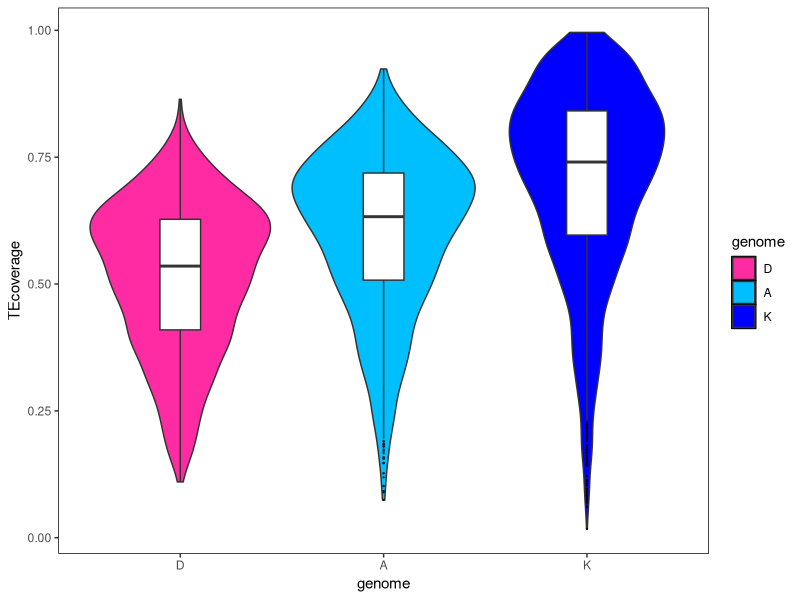
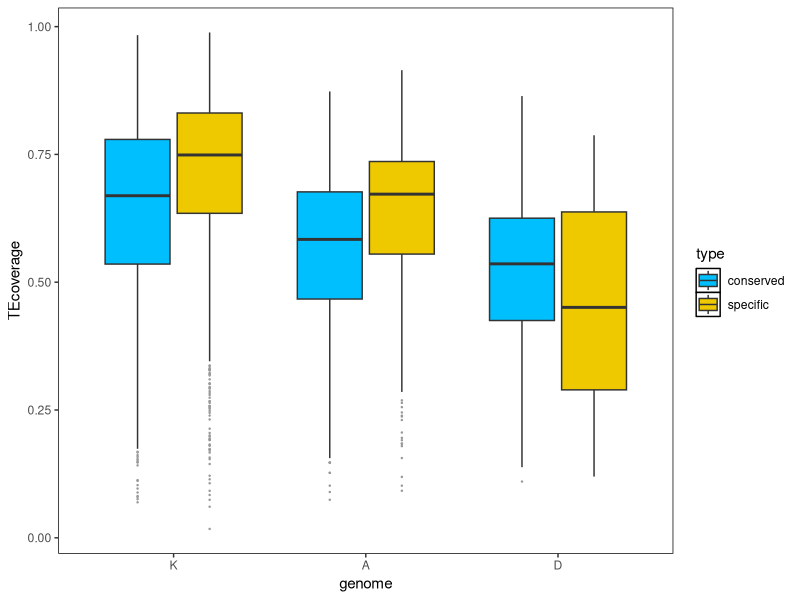

Generate these figures, in order, with R:
library(ggplot2)
library(plyr)


data<-read.table("ThreeGenomes_TADboundary100Kb_TEcoverage.txt",header=T)

neworder =c("D","A","K")

newdata <- arrange(transform(data,genome=factor(genome,levels=neworder)),genome)

ggplot(newdata,aes(genome,TEcoverage,fill=genome))+geom_violin(aes(fill=genome))+
  scale_fill_manual(values=c("#FF2BA3","#00BFFF","blue"))+
  geom_boxplot(fill="white",width=0.2,outlier.size = 0.1, outlier.color = "black")+
  theme(panel.background=element_rect(fill="white",color="black"),
        panel.grid.major = element_blank(),panel.grid.minor = element_blank())





data<-read.table("ThreeGenomes_TADboundary100Kb_Activated_TEcoverage.txt",header=T)

neworder =c("K","A","D")

newdata <- arrange(transform(data,genome=factor(genome,levels=neworder)),genome)

ggplot(newdata,aes(genome,TEcoverage,fill=type))+
  geom_boxplot(outlier.size = 0.2, outlier.color = "grey60")+
  theme(panel.background=element_rect(fill="white",color="black"),
        panel.grid.major = element_blank(),panel.grid.minor = element_blank())+
  scale_fill_manual(values=c("#00BFFF","#EEC900"))

